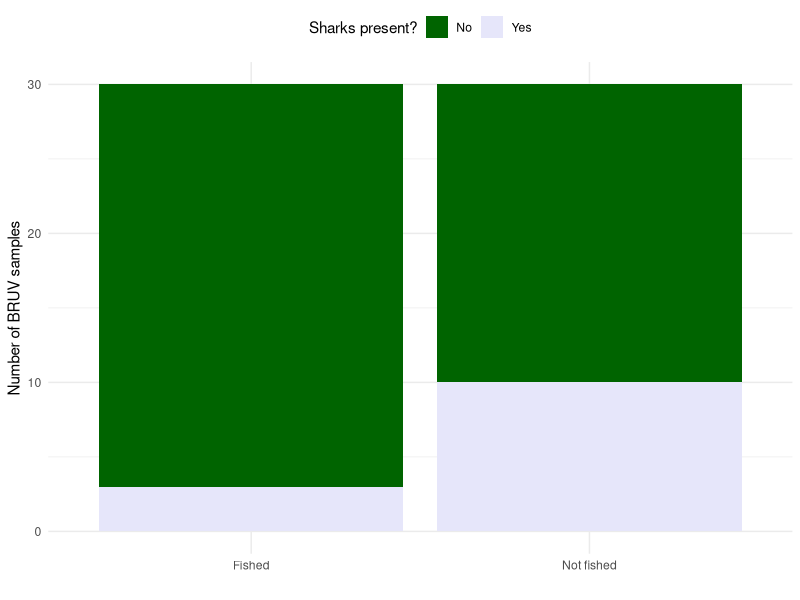

This chart was generated by the following R code:
library(tidyverse)
bruv<-read.csv("bruv.csv")
theme_set(theme_minimal())
ggplot(bruv,aes(x=Zone,fill=Sharks))+
  geom_bar()+
  scale_fill_manual(values=c("darkgreen","lavender"))+
  labs(x="",y="Number of BRUV samples",fill="Sharks present?")+
  theme(legend.position="top")
# I edited this on the website 

# This is Beth's edit, pushed on August 21. 
